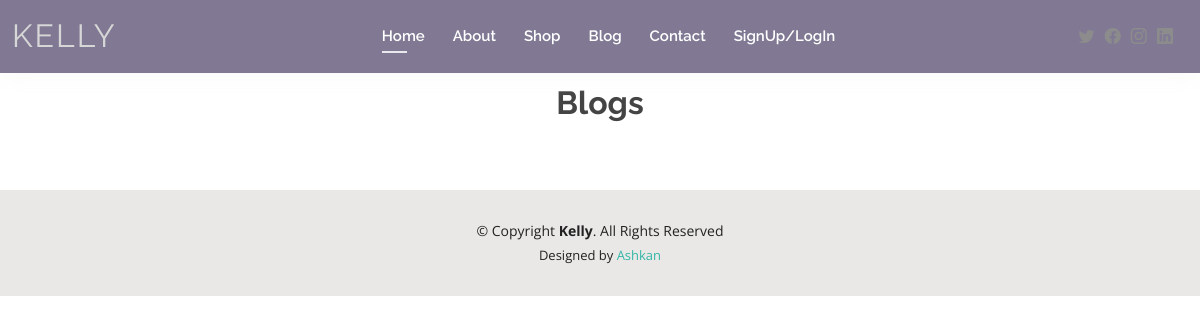
Page /blog/blog on the earlier database version.
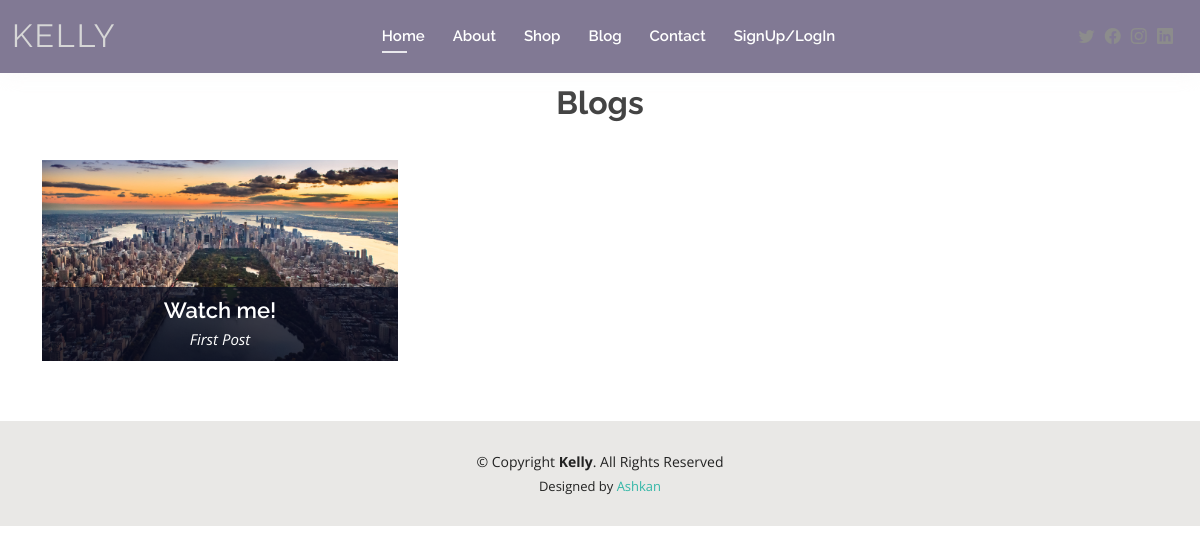
Same page on the later database version.
### blog/models.py (models this page shows, shortened)
class Post(models.Model):
    title = models.CharField(max_length=400)
    short_info = models.CharField(max_length=400)
    posted_by = models.CharField(max_length=400)
    date = models.DateField(auto_now_add=True)
    main_img = models.ImageField()
    text = models.TextField()
    title2 = models.CharField(max_length=400, null=True, blank=True)
    text2 = models.TextField(null=True, blank=True)
    img2 = models.ImageField(null=True, blank=True)
    img2alt = models.CharField(max_length=400, null=True, blank=True)
    title3 = models.CharField(max_length=400, null=True, blank=True)
    text3 = models.TextField(null=True, blank=True)
    img3 = models.ImageField(null=True, blank=True)
    img3alt = models.CharField(max_length=400, null=True, blank=True)

### blog/views.py (the view)
# urls.py: path('blog', views.blog , name="blog"),
def blog(request):
    posts = Post.objects.all()
    comments = Comment.objects.all()
    return render(request, 'blog.html', {'posts':posts,'comments':comments})

### blog/templates/blog.html (shortened to what this page needs)
{% extends 'base.html' %}
{% load static %}
{% block content %}
<br>
    <section id="speakers">
        <div class="container" data-aos="fade-up">
          <h2 class="section-title" data-aos="fade-up" style="font-weight: bold;">Blogs</h2>
          <div class="row">
  {% for post in posts %}
            <div class="col-lg-4 col-md-6">
              <div class="speaker" data-aos="fade-up" data-aos-delay="100">
                <img src="{{post.main_img.url}}" alt="Speaker 1" class="img-fluid">
                <div class="details">
                  <h3><a type="button" data-bs-toggle="modal" data-bs-target="#box{{post.id}}">{{post.short_info}}</a></h3>
                  <p>{{post.title}}</p>
                </div>
              </div>
            </div>
      {% endfor %}
    </div>
        </div>
      </section>
{% endblock content %}

### store/templates/base.html (shortened to what this page needs)
{% load static %}
<!DOCTYPE html>
<html lang="en">
<head>
  <link href="{% static '' %}assets/vendor/aos/aos.css" rel="stylesheet">
  <link href="{% static '' %}assets/vendor/bootstrap/css/bootstrap.min.css" rel="stylesheet">
  <link href="{% static '' %}assets/vendor/bootstrap-icons/bootstrap-icons.css" rel="stylesheet">
  <link href="{% static '' %}assets/vendor/boxicons/css/boxicons.min.css" rel="stylesheet">
  <link href="{% static '' %}assets/vendor/glightbox/css/glightbox.min.css" rel="stylesheet">
  <link href="{% static '' %}assets/vendor/swiper/swiper-bundle.min.css" rel="stylesheet">
  <link href="{% static '' %}assets/css/style.css" rel="stylesheet">
</head>
<body>
  <header id="header" class="fixed-top">
    <div class="container-fluid d-flex justify-content-between align-items-center">
      <h1 class="logo me-auto me-lg-0"><a href="index.html">Kelly</a></h1>
      <nav id="navbar" class="navbar order-last order-lg-0">
        <ul>
          <li><a class="active" href="{% url 'home' %}">Home</a></li>
          <li><a href="{% url 'about' %}">About</a></li>
          <li><a href="{% url 'shop' %}">Shop</a></li>
          <li><a href="{% url 'blog' %}">Blog</a></li>
          <li><a href="{% url 'contact' %}">Contact</a></li>
          {% if user.is_authenticated %}
          <li><a href="{% url 'logout' %}">LogOut</a></li>
          <li><a href="{% url 'profile' %}">Profile</a></li>
          {% else %}
          <li><a data-bs-toggle="modal" href="#exampleModalToggle" role="button">SignUp/LogIn</a></li>
          {% endif %}
        </ul>
      </nav>
      <div class="header-social-links">
        <a href="#" class="twitter"><i class="bi bi-twitter"></i></a>
        <a href="#" class="facebook"><i class="bi bi-facebook"></i></a>
        <a href="#" class="instagram"><i class="bi bi-instagram"></i></a>
        <a href="#" class="linkedin"><i class="bi bi-linkedin"></i></i></a>
      </div>
    </div>
  </header>
{% block content %}
{% endblock content %}
  <footer id="footer">
    <div class="container">
      <div class="copyright">
        &copy; Copyright <strong><span>Kelly</span></strong>. All Rights Reserved
      </div>
      <div class="credits">
        Designed by <a href="#">Ashkan</a>
      </div>
    </div>
  </footer>
</body>
</html>

### store/static/assets/css/style.css (style rules this page uses)
body { font-family: "Open Sans", sans-serif; color: #444444; }
a { color: #34b7a7; text-decoration: none; }
h1, h2, h3, h4, h5, h6 { font-family: "Raleway", sans-serif; }
#header { background: #11013586; box-shadow: 0px 0px 25px 0 rgba(245, 241, 241, 0.485); z-index: 997; padding: 15px 0; }
#header .logo { font-size: 32px; margin: 0; padding: 0; line-height: 1; font-weight: 400; letter-spacing: 2px; text-transform: uppercase; }
#header .logo a { color: #d7d7d7; }
.header-social-links { padding-right: 15px; }
.header-social-links a { color: #8c8c8c; padding-left: 6px; display: inline-block; line-height: 0px; transition: 0.3s; font-size: 16px; }
.navbar { padding: 0; }
.navbar ul { margin: 0; padding: 0; display: flex; list-style: none; align-items: center; }
.navbar li { position: relative; padding: 10px 0 10px 28px; }
.navbar a, .navbar a:focus { display: flex; align-items: center; justify-content: space-between; font-family: "Raleway", sans-serif; font-size: 15px; font-weight: 600; color: #ffffff; white-space: nowrap; transition: 0.3s; position: relative; }
.navbar > ul > li > a:before { content: ""; position: absolute; width: 0; height: 2px; bottom: -5px; left: 0; background-color: #ffffffd4; visibility: hidden; width: 0px; transition: all 0.3s ease-in-out 0s; }
.navbar a:hover:before, .navbar li:hover > a:before, .navbar .active:before { visibility: visible; width: 25px; }
.navbar a:hover, .navbar .active, .navbar .active:focus, .navbar li:hover > a { color: #ffffff; }
section { padding: 60px 0; }
.section-title { text-align: center; padding-bottom: 30px; }
#footer { background: #e9e8e6; padding: 30px 0; color: #222222; font-size: 14px; text-align: center; }
#footer .credits { padding-top: 5px; font-size: 13px; }
#footer .credits a { color: #34b7a7; }
#speakers { padding: 60px 0 30px 0; }
#speakers .speaker { position: relative; overflow: hidden; margin-bottom: 30px; }
#speakers .speaker .details { background: rgba(6, 12, 34, 0.76); position: absolute; left: 0; bottom: -40px; right: 0; text-align: center; padding-top: 10px; transition: all 300ms cubic-bezier(0.645, 0.045, 0.355, 1); }
#speakers .speaker .details h3 { color: #fff; font-size: 22px; font-weight: 600; margin-bottom: 5px; }
#speakers .speaker .details p { color: #fff; font-size: 15px; margin-bottom: 10px; font-style: italic; }
#speakers .speaker .details a { color: #fff; }

### blog/templates/blog.html (style rules this page uses)
#speakers { padding: 60px 0 30px 0; }
#speakers .speaker { position: relative; overflow: hidden; margin-bottom: 30px; }
#speakers .speaker .details { background: rgba(6, 12, 34, 0.76); position: absolute; left: 0; bottom: -40px; right: 0; text-align: center; padding-top: 10px; transition: all 300ms cubic-bezier(0.645, 0.045, 0.355, 1); }
#speakers .speaker .details h3 { color: #fff; font-size: 22px; font-weight: 600; margin-bottom: 5px; }
#speakers .speaker .details p { color: #fff; font-size: 15px; margin-bottom: 10px; font-style: italic; }
#speakers .speaker .details a { color: #fff; }

Differences in the rows shown:
added Post: main_img (picture), short_info "Watch me!", title "First Post"
